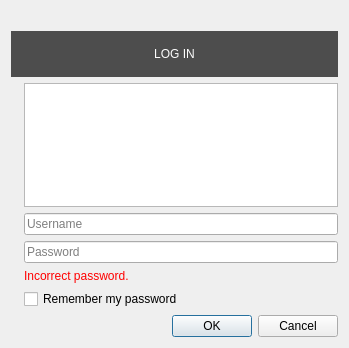
<?xml version="1.0" encoding="UTF-8"?>
<ui version="4.0">
 <class>LoginDialog</class>
 <widget class="QDialog" name="LoginDialog">
  <property name="geometry">
   <rect>
    <x>0</x>
    <y>0</y>
    <width>349</width>
    <height>348</height>
   </rect>
  </property>
  <layout class="QVBoxLayout">
   <item>
    <widget class="QLabel" name="serverTitle"></widget>
   </item>
   <item>
    <widget class="QStackedWidget" name="pages">
     <property name="currentIndex">
      <number>1</number>
     </property>
     <widget class="QWidget" name="loadingPage">
      <layout class="QVBoxLayout">
       <item>
        <widget class="widgets::Spinner" name="loadingSpinner">
         <property name="maximumSize">
          <size>
           <width>16777215</width>
           <height>64</height>
          </size>
         </property>
        </widget>
       </item>
      </layout>
     </widget>
     <widget class="QWidget" name="authPage">
      <layout class="QVBoxLayout">
       <property name="leftMargin">
        <number>0</number>
       </property>
       <property name="topMargin">
        <number>0</number>
       </property>
       <property name="rightMargin">
        <number>0</number>
       </property>
       <property name="bottomMargin">
        <number>0</number>
       </property>
       <item>
        <layout class="QGridLayout">
         <item row="0" column="0" colspan="2">
          <widget class="QLabel" name="loginPromptLabel">
           <property name="styleSheet">
            <string notr="true">background: #4d4d4d;
  color: #fcfcfc;
  padding: 16px;</string>
           </property>
           <property name="text">
            <string notr="true">LOG IN</string>
           </property>
           <property name="textFormat">
            <enum>Qt::PlainText</enum>
           </property>
           <property name="alignment">
            <set>Qt::AlignCenter</set>
           </property>
           <property name="sizePolicy">
            <sizepolicy hsizetype="Preferred" vsizetype="Fixed">
             <horstretch>0</horstretch>
             <verstretch>0</verstretch>
            </sizepolicy>
           </property>
          </widget>
         </item>
         <item row="1" column="0">
          <widget class="QLabel" name="avatarIcon">
           <property name="alignment">
            <set>Qt::AlignBottom</set>
           </property>
          </widget>
         </item>
         <item row="1" column="1">
          <widget class="QListView" name="avatarList">
           <property name="viewMode">
            <enum>QListView::IconMode</enum>
           </property>
           <property name="resizeMode">
            <enum>QListView::Adjust</enum>
           </property>
           <property name="movement">
            <enum>QListView::Static</enum>
           </property>
           <property name="horizontalScrollBarPolicy">
            <enum>Qt::ScrollBarAlwaysOff</enum>
           </property>
           <property name="uniformItemSizes">
            <bool>true</bool>
           </property>
           <property name="wrapping">
            <bool>true</bool>
           </property>
           <property name="minimumSize">
            <size>
             <width>0</width>
             <height>40</height>
            </size>
           </property>
           <property name="sizeAdjustPolicy">
            <enum>QAbstractScrollArea::AdjustToContents</enum>
           </property>
           <property name="sizePolicy">
            <sizepolicy hsizetype="Expanding" vsizetype="Minimum">
             <horstretch>0</horstretch>
             <verstretch>0</verstretch>
            </sizepolicy>
           </property>
          </widget>
         </item>
         <item row="2" column="0">
          <widget class="QLabel" name="usernameIcon"></widget>
         </item>
         <item row="2" column="1">
          <widget class="QLineEdit" name="username">
           <property name="placeholderText">
            <string>Username</string>
           </property>
          </widget>
         </item>
         <item row="3" column="0">
          <widget class="QLabel" name="passwordIcon"></widget>
         </item>
         <item row="3" column="1">
          <widget class="QLineEdit" name="password">
           <property name="echoMode">
            <enum>QLineEdit::Password</enum>
           </property>
           <property name="placeholderText">
            <string>Password</string>
           </property>
           <property name="mandatoryfield" stdset="0">
            <bool>true</bool>
           </property>
          </widget>
         </item>
         <item row="4" column="1">
          <widget class="QLabel" name="badPasswordLabel">
           <property name="styleSheet">
            <string notr="true">color: red</string>
           </property>
           <property name="text">
            <string>Incorrect password.</string>
           </property>
           <property name="sizePolicy">
            <sizepolicy hsizetype="Preferred" vsizetype="Fixed">
             <horstretch>0</horstretch>
             <verstretch>0</verstretch>
            </sizepolicy>
           </property>
          </widget>
         </item>
         <item row="5" column="1">
          <widget class="QCheckBox" name="rememberPassword">
           <property name="text">
            <string>Remember my password</string>
           </property>
          </widget>
         </item>
        </layout>
       </item>
      </layout>
     </widget>
     <widget class="QWidget" name="listingPage">
      <layout class="QVBoxLayout">
       <property name="leftMargin">
        <number>0</number>
       </property>
       <property name="rightMargin">
        <number>0</number>
       </property>
       <property name="bottomMargin">
        <number>0</number>
       </property>
       <item>
        <layout class="QHBoxLayout">
         <item>
          <widget class="QLineEdit" name="filter">
           <property name="placeholderText">
            <string>Filter</string>
           </property>
           <property name="clearButtonEnabled">
            <bool>true</bool>
           </property>
          </widget>
         </item>
         <item>
          <widget class="QToolButton" name="showNsfw">
           <property name="toolTip">
            <string>Show NSFW sessions</string>
           </property>
           <property name="icon">
            <iconset>
             <normaloff>:/icons/censored.svg</normaloff>:/icons/censored.svg</iconset>
           </property>
           <property name="checkable">
            <bool>true</bool>
           </property>
          </widget>
         </item>
        </layout>
       </item>
       <item>
        <widget class="QTableView" name="sessionList">
         <property name="selectionMode">
          <enum>QAbstractItemView::SingleSelection</enum>
         </property>
         <property name="selectionBehavior">
          <enum>QAbstractItemView::SelectRows</enum>
         </property>
         <property name="gridStyle">
          <enum>Qt::NoPen</enum>
         </property>
         <property name="sortingEnabled">
          <bool>true</bool>
         </property>
         <attribute name="horizontalHeaderHighlightSections">
          <bool>false</bool>
         </attribute>
         <attribute name="verticalHeaderVisible">
          <bool>false</bool>
         </attribute>
        </widget>
       </item>
      </layout>
     </widget>
     <widget class="QWidget" name="sessionPasswordPage">
      <layout class="QFormLayout">
       <property name="fieldGrowthPolicy">
        <enum>QFormLayout::FieldsStayAtSizeHint</enum>
       </property>
       <property name="leftMargin">
        <number>0</number>
       </property>
       <property name="rightMargin">
        <number>0</number>
       </property>
       <property name="bottomMargin">
        <number>0</number>
       </property>
       <item row="1" column="0">
        <spacer>
         <property name="orientation">
          <enum>Qt::Vertical</enum>
         </property>
         <property name="sizeHint" stdset="0">
          <size>
           <width>20</width>
           <height>20</height>
          </size>
         </property>
        </spacer>
       </item>
       <item row="2" column="0">
        <widget class="QLabel">
         <property name="text">
          <string>Password:</string>
         </property>
        </widget>
       </item>
       <item row="2" column="1">
        <widget class="QLineEdit" name="sessionPassword">
         <property name="echoMode">
          <enum>QLineEdit::Password</enum>
         </property>
        </widget>
       </item>
       <item row="0" column="0" colspan="2">
        <widget class="QLabel">
         <property name="text">
          <string>This session is password protected</string>
         </property>
        </widget>
       </item>
      </layout>
     </widget>
     <widget class="QWidget" name="catchupPage">
      <layout class="QVBoxLayout" stretch="0,0,0">
       <property name="leftMargin">
        <number>0</number>
       </property>
       <property name="rightMargin">
        <number>0</number>
       </property>
       <property name="bottomMargin">
        <number>0</number>
       </property>
       <item>
        <widget class="QLabel">
         <property name="text">
          <string>Catching up...</string>
         </property>
        </widget>
       </item>
       <item>
        <widget class="QProgressBar" name="progressBar">
         <property name="minimum">
          <number>0</number>
         </property>
         <property name="maximum">
          <number>0</number>
         </property>
         <property name="textVisible">
          <bool>false</bool>
         </property>
        </widget>
       </item>
       <item>
        <spacer>
         <property name="orientation">
          <enum>Qt::Vertical</enum>
         </property>
         <property name="sizeHint" stdset="0">
          <size>
           <width>20</width>
           <height>58</height>
          </size>
         </property>
        </spacer>
       </item>
      </layout>
     </widget>
     <widget class="QWidget" name="certChangedPage">
      <layout class="QGridLayout" columnstretch="0,0,0">
       <item row="1" column="1">
        <spacer>
         <property name="orientation">
          <enum>Qt::Vertical</enum>
         </property>
         <property name="sizeHint" stdset="0">
          <size>
           <width>0</width>
           <height>0</height>
          </size>
         </property>
        </spacer>
       </item>
       <item row="2" column="1">
        <widget class="QPushButton" name="viewOldCert">
         <property name="text">
          <string>View old</string>
         </property>
        </widget>
       </item>
       <item row="2" column="2">
        <widget class="QPushButton" name="viewNewCert">
         <property name="text">
          <string>View new</string>
         </property>
        </widget>
       </item>
       <item row="5" column="1" colspan="2">
        <widget class="QCheckBox" name="replaceCert">
         <property name="text">
          <string>Replace pinned certificate</string>
         </property>
        </widget>
       </item>
       <item row="0" column="1" colspan="2">
        <widget class="QLabel" name="errorMessage">
         <property name="text">
          <string>Server SSL certificate has changed!</string>
         </property>
        </widget>
       </item>
       <item row="4" column="1">
        <spacer>
         <property name="orientation">
          <enum>Qt::Vertical</enum>
         </property>
         <property name="sizeType">
          <enum>QSizePolicy::Fixed</enum>
         </property>
         <property name="sizeHint" stdset="0">
          <size>
           <width>20</width>
           <height>10</height>
          </size>
         </property>
        </spacer>
       </item>
       <item row="0" column="0" rowspan="4">
        <widget class="QLabel" name="warningIcon">
         <property name="sizePolicy">
          <sizepolicy hsizetype="Minimum" vsizetype="Preferred">
           <horstretch>0</horstretch>
           <verstretch>0</verstretch>
          </sizepolicy>
         </property>
         <property name="text">
          <string notr="true">ERROR</string>
         </property>
        </widget>
       </item>
      </layout>
     </widget>
    </widget>
   </item>
   <item>
    <widget class="QDialogButtonBox" name="buttonBox">
     <property name="standardButtons">
      <set>QDialogButtonBox::Cancel|QDialogButtonBox::Ok</set>
     </property>
    </widget>
   </item>
  </layout>
 </widget>
 <customwidgets>
  <customwidget>
   <class>widgets::Spinner</class>
   <extends>QWidget</extends>
   <header>desktop/widgets/spinner.h</header>
  </customwidget>
 </customwidgets>
 <resources/>
 <connections>
  <connection>
   <sender>buttonBox</sender>
   <signal>rejected()</signal>
   <receiver>LoginDialog</receiver>
   <slot>reject()</slot>
   <hints>
    <hint type="sourcelabel">
     <x>236</x>
     <y>223</y>
    </hint>
    <hint type="destinationlabel">
     <x>218</x>
     <y>5</y>
    </hint>
   </hints>
  </connection>
 </connections>
</ui>
